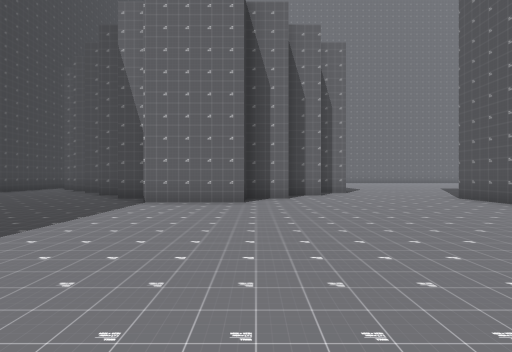
View 1 (above)

24 first-person views from a walk through a Godot game level. The camera is 1.2 m above the floor, looks level and sees 85° across. The floor is counted in squares, 2 m on a side. Each view is taken from the middle of a square. On the plan, view 1 faces up. The plan holds only what a view shows up to about 9 squares ahead; the rest is blank. The place goes on beyond the plan.

View 2
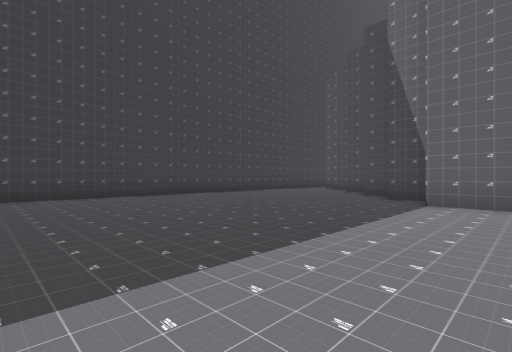

View 3
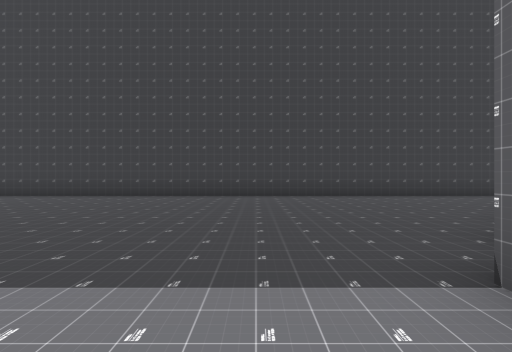

View 4
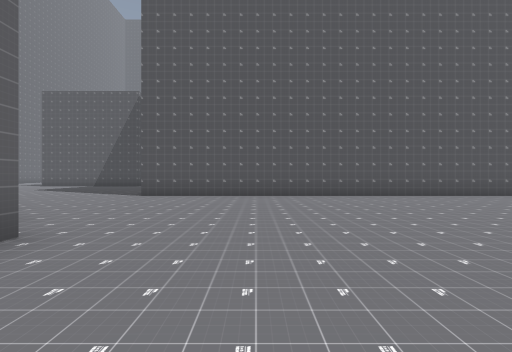

View 5
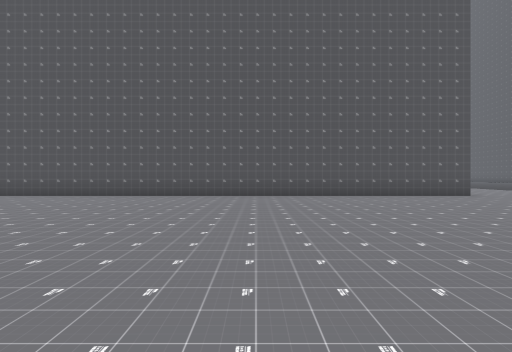

View 6
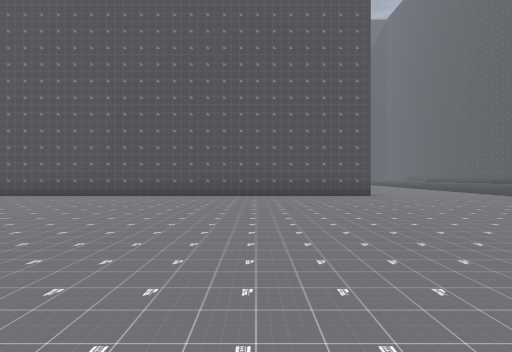

View 7
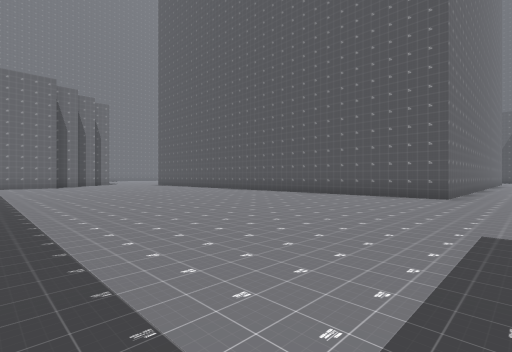

View 8
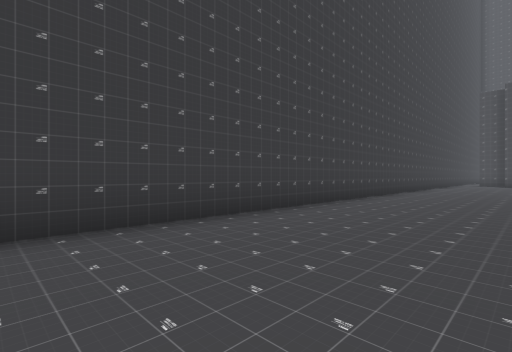

View 9
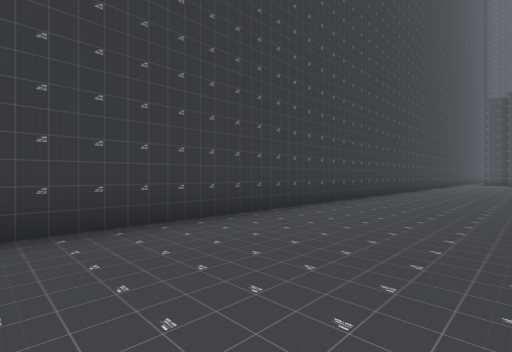

View 10
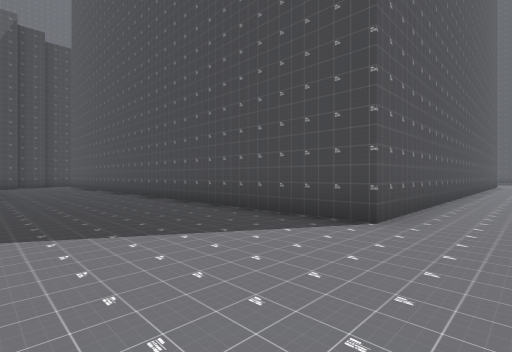

View 11
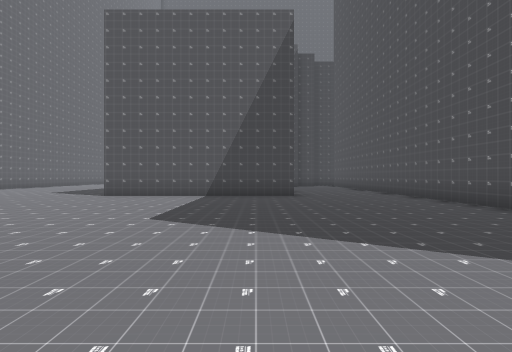

View 12
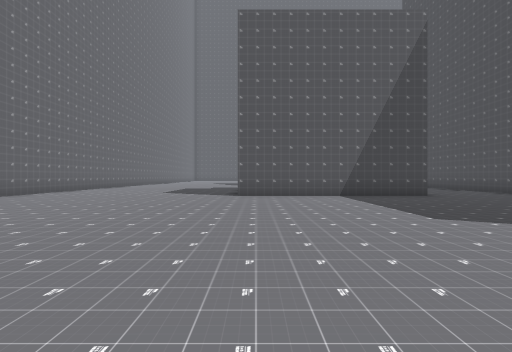

View 13
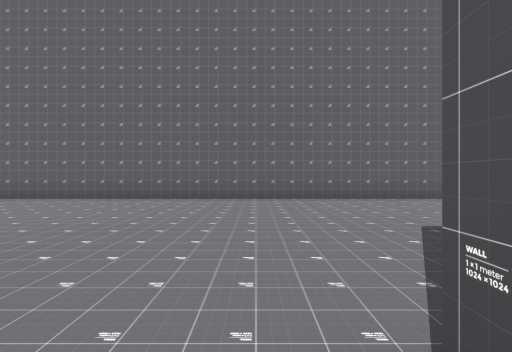

View 14
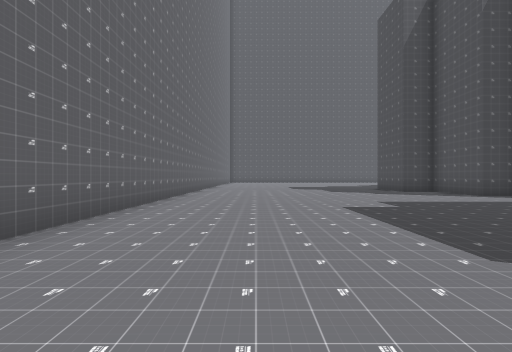

View 15
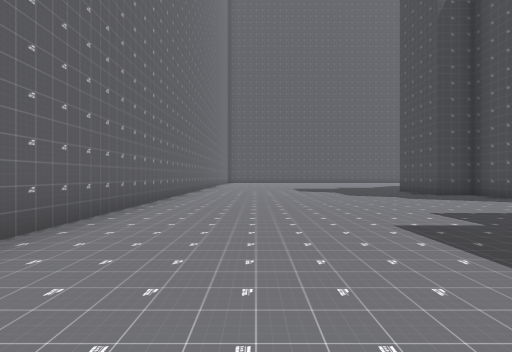

View 16
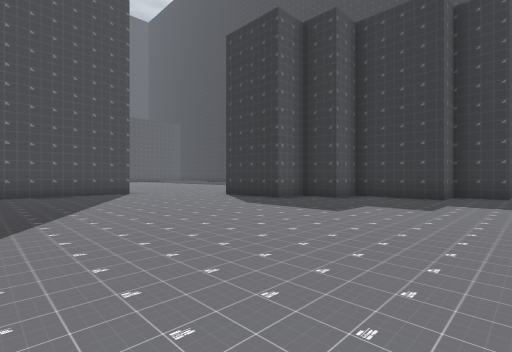

View 17
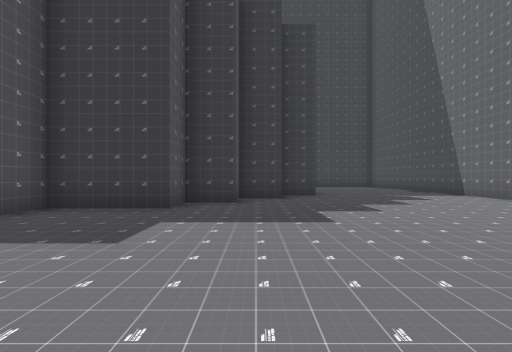

View 18
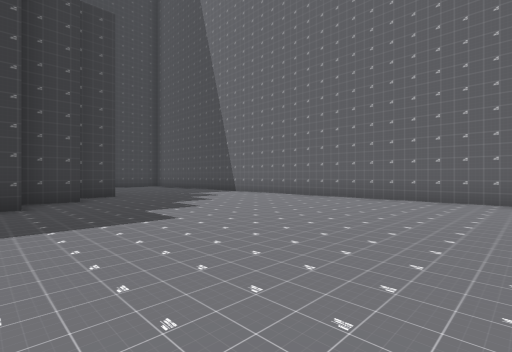

View 19
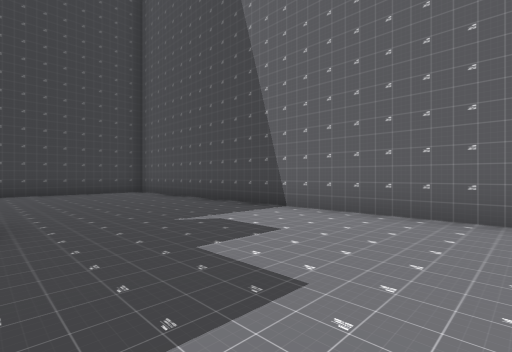

View 20
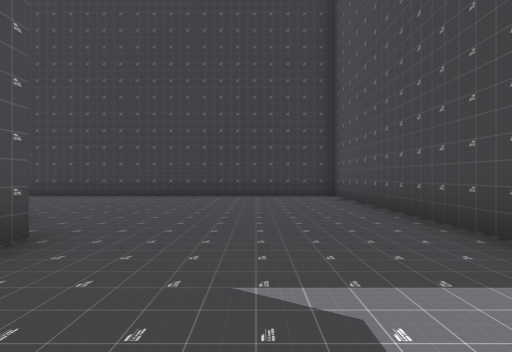

View 21
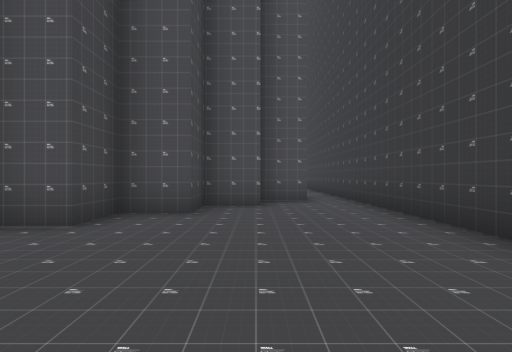

View 22
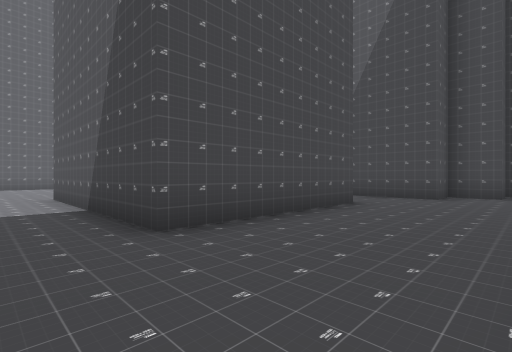

View 23
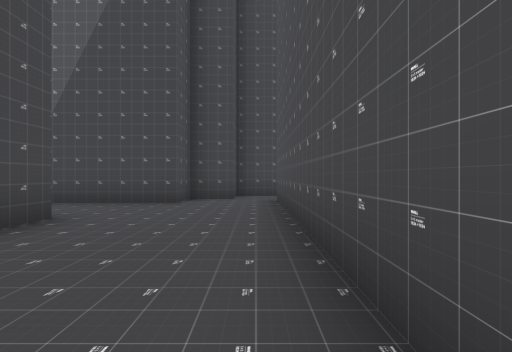

View 24
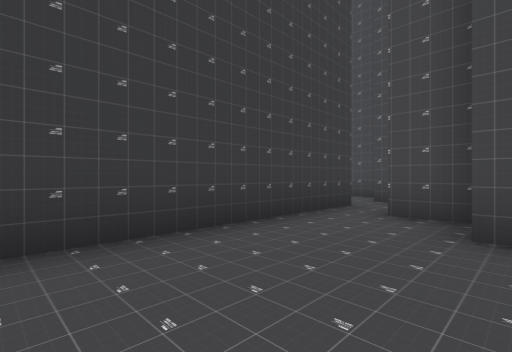

### Floor plan
Points are (right, up) in squares from view 1. A wall is a line through its corners. A room is listed if a view was taken in it or the views show most of it. See-through windows are left out.
Room 1 (views 1, 2, 3, 4, 5, 6, 7, 8, 9, 24)
walls: (-0.3, 7.1) (-0.3, 6.3) (-2.6, 6.3); (0.9, 7.5) (-0.4, 7.5); (8.1, -8.5) (5.4, -8.5) (5.4, 7.5); (2, 8.6) (1, 8.6); (-2.8, 7.5) (-3.8, 7.5); (-4, 8.6) (-4.9, 8.6); (-9.4, 14.5) (-9.4, -9.9); (21.3, 7.5) (21.3, 2); (22.5, 7.4) (22.5, 8.6) (21.3, 8.6); (23.5, 6.3) (22.4, 6.3)
ways out: opening at (-9, 14) to room 2; opening at (4.5, 8.5) to room 2; opening at (21, 8) to room 2
Room 2 (views 10, 11, 12, 13, 14, 15, 16, 17, 18, 19, 20, 21, 22, 23)
walls: (-1.1, 16.5) (-0.3, 16.5) (-0.3, 15.4) (0.9, 15.4) (0.9, 13.1) (2, 13.1) (2, 12) (3.1, 12) (3.1, 10.1); (5.4, 7.5) (21.3, 7.5); (-1.4, 17.8) (-1.4, 16.5); (18, 10.9) (13.4, 10.9) (13.4, 16.6); (-2.5, 18.9) (-2.5, 17.8); (21.3, 13.4) (21.3, 14.3) (23.6, 14.3) (23.6, 15.4) (24, 15.4); (21.3, 8.6) (21.3, 9.7) (20.2, 9.7) (20.2, 12.6); (-7.1, 15.4) (-6, 15.4) (-6, 16.5) (-4.8, 16.5) (-4.8, 17.7) (-3.9, 17.7); (24, 23.4) (-9.4, 23.4) (-9.4, 14.5); (-8.2, 14.3) (-7.1, 14.3)
ways out: opening at (-9, 14) to room 1; opening at (4.5, 8.5) to room 1; opening at (21, 8) to room 1

Positions as (right, up) in squares from view 1, and headings:
1: (0, 0), facing up
2: (-1, 0), facing up-left
3: (-1, 5), facing left
4: (-3, 4), facing right
5: (-3, -2), facing right
6: (-3, -5), facing right
7: (-3, -10), facing up-right
8: (-6, -8), facing up-left
9: (-6, -10), facing up-left
10: (4, 11), facing down-right
11: (5, 12), facing right
12: (5, 16), facing right
13: (13, 16), facing up
14: (13, 21), facing right
15: (15, 21), facing right
16: (9, 17), facing down-left
17: (6, 17), facing left
18: (6, 16), facing up-left
19: (1, 19), facing up-left
20: (-1, 21), facing left
21: (-7, 21), facing down
22: (12, 8), facing up-right
23: (14, 8), facing right
24: (24, 2), facing up-left
